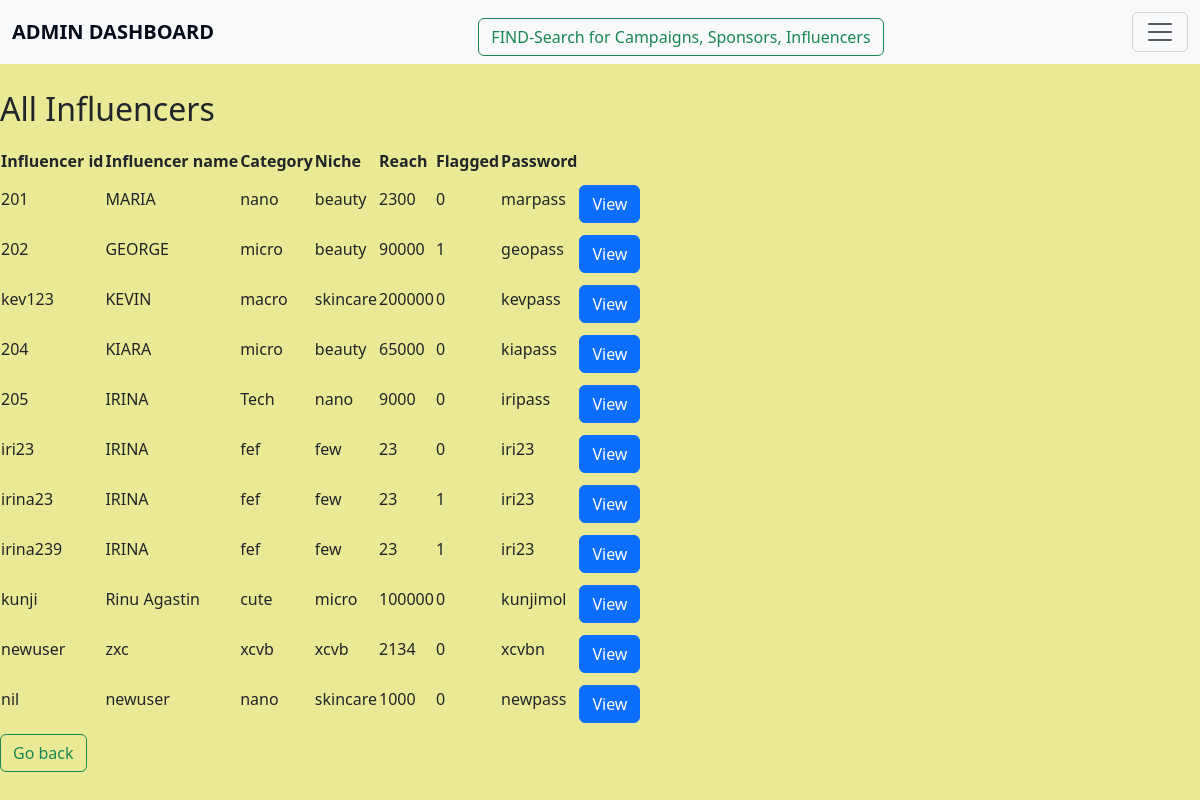
Before: /influencers with the older database file.
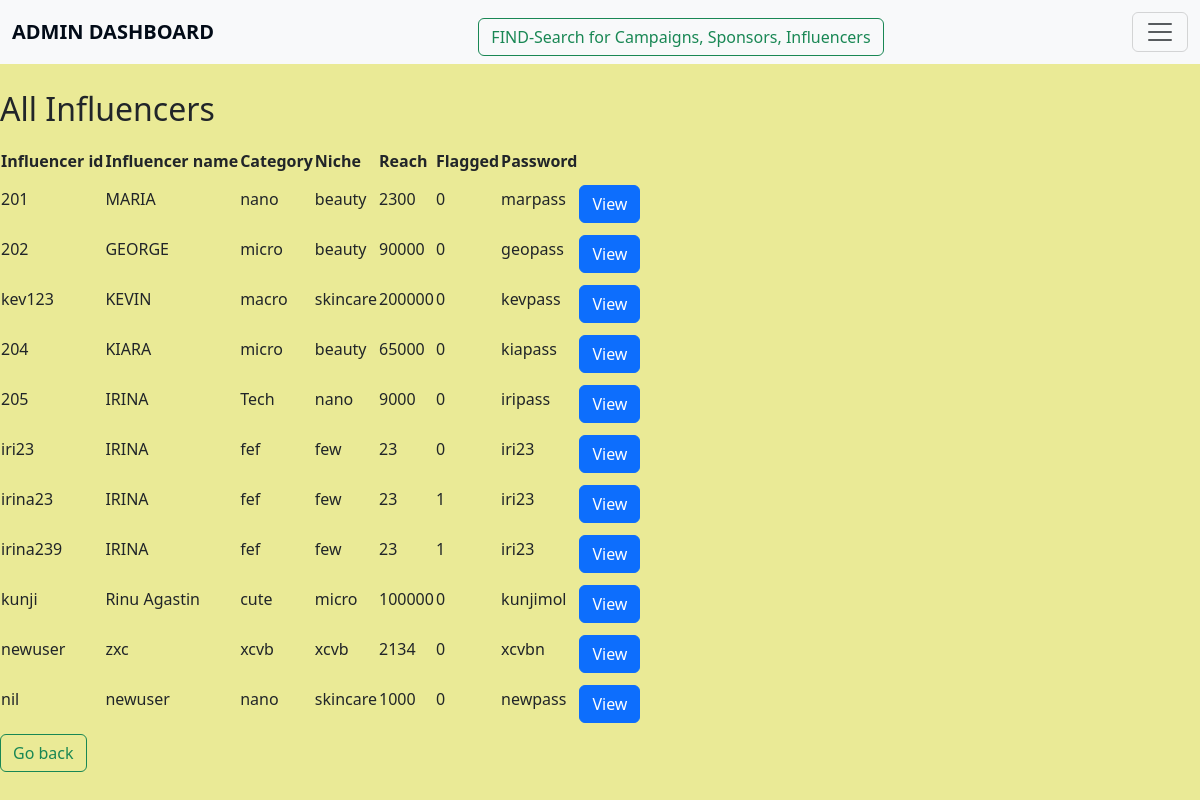
After: the same page with the newer database file.
### application/models.py (models this page shows, shortened)
class Influencer(db.Model):
    __tablename__="influencer"
    inf_id=db.Column(db.String,primary_key=True,nullable=False)
    inf_name=db.Column(db.String)
    inf_password=db.Column(db.String,nullable=False)
    inf_category=db.Column(db.String,nullable=False)
    inf_niche=db.Column(db.String,nullable=False)
    inf_reach=db.Column(db.Integer,nullable=False)
    flagged=db.Column(db.Integer, default=0)
    rating=db.Column(db.Numeric(1,1),default=0)
    inf_req=db.relationship('Adrequest')
    inf_num_rating=db.Column(db.Integer, default=0)
    inf_total_rating=db.Column(db.Numeric, default=0)

### application/controllers.py (the view)
@app.route("/influencers",methods=["GET"])
def influencers():
    inf=Influencer.query.all()
    return render_template('influencers.html',inf=inf)

### templates/influencers.html (shortened to what this page needs)
<!DOCTYPE html>
<html lang="en">
<head>
    <link href="https://cdn.jsdelivr.net/npm/bootstrap@5.3.3/dist/css/bootstrap.min.css" rel="stylesheet">
</head>
<body>
    <nav class="navbar bg-body-tertiary fixed-top">
        <div class="container-fluid">
            <a class="navbar-brand" href="/">ADMIN DASHBOARD</a>
            <a href="find_details"><button class="btn btn-outline-success" type="button">FIND-Search for Campaigns, Sponsors, Influencers</button></a>
            <button class="navbar-toggler" type="button" data-bs-toggle="offcanvas" data-bs-target="#offcanvasNavbar" aria-controls="offcanvasNavbar" aria-label="Toggle navigation">
                <span class="navbar-toggler-icon"></span>
            </button>
        </div>
    </nav>
    <h2>All Influencers</h2>
    <table id="all-Influencers">
        <tr>
            <th>Influencer id</th>
            <th>Influencer name</th>
            <th>Category</th>
            <th>Niche</th>
            <th>Reach</th>
            <th>Flagged</th>
            <th>Password</th>
        </tr>
        {%for i in inf%}
            <tr>
                <td>{{i.inf_id}}</td>
                <td>{{i.inf_name}}</td>
                <td>{{i.inf_category}}</td>
                <td>{{i.inf_niche}}</td>
                <td>{{i.inf_reach}}</td>
                <td>{{i.flagged}}</td>
                <td>{{i.inf_password}}</td>
                <td><a href="{{url_for('inf_details', inf_id=i.inf_id) }}" class="btn btn-primary" type="button">View</a></td>
            </tr>
        {%endfor%}
    </table>
    <td> <a href="{{url_for('admin_dashboard') }}"><button class="btn btn-outline-success" type="button">Go back</button></a></td>
</body>
</html>

Changed rows visible on the page:
changed Influencer "GEORGE": flagged "1" → "0"
